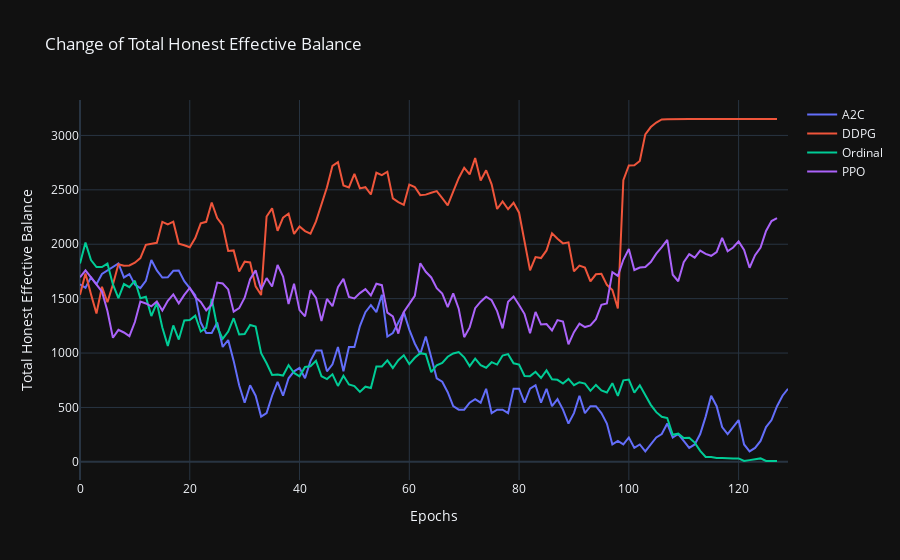

Notebook code cell kept with this figure:
### Code cell
# compare change of total_honest_effective_balance
fig = go.Figure()
fig.add_trace(go.Scatter(x=a2c_data.index, y=a2c_data["total_honest_effective_balance"], name="A2C"))
fig.add_trace(go.Scatter(x=ddpg_data.index, y=ddpg_data["total_honest_effective_balance"], name="DDPG"))
fig.add_trace(go.Scatter(x=ordinal_data.index, y=ordinal_data["total_honest_effective_balance"], name="Ordinal"))
fig.add_trace(go.Scatter(x=ppo_data.index, y=ppo_data["total_honest_effective_balance"], name="PPO"))

fig.update_layout(title="Change of Total Honest Effective Balance",
                  xaxis_title="Epochs",
                  yaxis_title="Total Honest Effective Balance")
fig.show()
